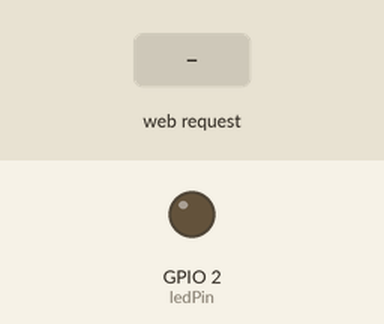
Bench run of a sketch on a simulated ESP32. Parts: output pins drawn as LEDs (lit = HIGH). The test bench sets the inputs (shaded band). WiFi joins after 1.5 s; servers stay silent unless stated; what the sketch prints to the serial monitor is not drawn.

Above: at 2.7 s.
2.8 s: HTTP request GET /set?bright=1 received
At 4.0 s:
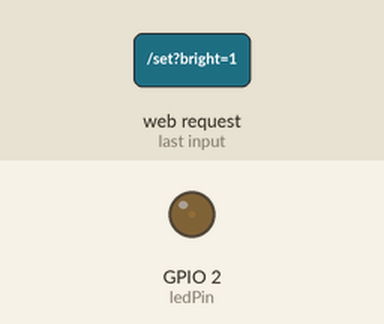
4.3 s: HTTP request GET /set?bright=120 received
At 5.3 s:
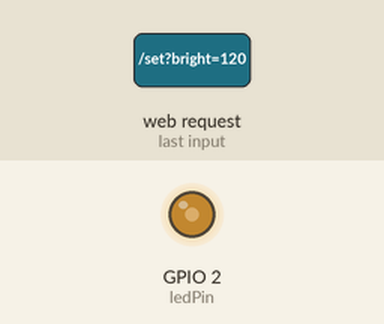
Timing chart, 0 to 7.3 s (numbered marks = the images above; inputs shaded):
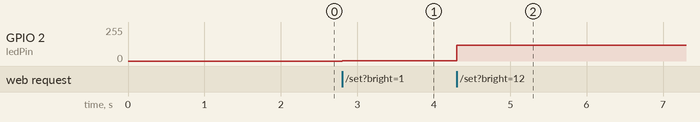

Measured:
- after the input at 2.8 s, GPIO 2 (ledPin): 0/255 → 1/255 at once
- after the input at 4.3 s, GPIO 2 (ledPin): 1/255 → 120/255 at once

The sketch:

ex07.ino
```cpp
#include <WiFi.h>
#include <WebServer.h>

// ========== WiFi配置（已按你提供信息填好） ==========
const char* ssid     = "X100s";
const char* password = "12345679";

// ========== 引脚与服务器定义 ==========
const int ledPin = 2;
WebServer server(80); // 开启80端口网页服务

// 存储滑动条传递的亮度值 0~255
int ledBright = 0;

// ========== 网页HTML页面（含滑动条+JS） ==========
String htmlPage = R"HTML(
<!DOCTYPE html>
<html lang="zh-CN">
<head>
    <meta charset="UTF-8">
    <title>ESP32 网页无极调光</title>
    <style>
        body {text-align:center; font-size:24px; margin-top:100px;}
        .slider {width:80%; height:30px; margin:40px 0;}
        #showVal {color:#ff4400; font-weight:bold; font-size:32px;}
    </style>
</head>
<body>
    <h2>LED亮度滑动调节</h2>
    <input type="range" class="slider" id="brightSlider" min="0" max="255" value="0">
    <p>当前亮度值：<span id="showVal">0</span></p>

    <script>
        // 获取滑动条与显示文本
        const slider = document.getElementById("brightSlider");
        const valText = document.getElementById("showVal");

        // 监听滑动条拖动事件
        slider.addEventListener("input", function(){
            let val = this.value;
            valText.innerText = val;
            // fetch发送GET请求到ESP32地址，携带亮度参数
            fetch(`/set?bright=${val}`);
        });
    </script>
</body>
</html>
)HTML";

// ========== 网页路由处理函数 ==========
// 主页路由：返回带滑动条的HTML页面
void handleRoot() {
  server.send(200, "text/html", htmlPage);
}

// 调光路由：解析URL参数bright，更新LED亮度
void handleSetBright() {
  if(server.hasArg("bright")){
    // 提取URL里的亮度数字，转为整型
    ledBright = server.arg("bright").toInt();
    // 限制范围0~255，防止越界
    ledBright = constrain(ledBright, 0, 255);
    analogWrite(ledPin, ledBright);
  }
  // 刷新页面，保持滑动条状态
  server.sendHeader("Location", "/");
  server.send(302);
}

void setup() {
  Serial.begin(115200);
  pinMode(ledPin, OUTPUT);
  analogWrite(ledPin, ledBright);

  // 1. 连接WiFi
  Serial.print("连接WiFi: ");
  Serial.println(ssid);
  WiFi.begin(ssid, password);
  while (WiFi.status() != WL_CONNECTED) {
    delay(500);
    Serial.print(".");
  }
  Serial.println("\nWiFi连接成功！");
  Serial.print("ESP32网页访问地址：");
  Serial.println(WiFi.localIP()); // 打印访问IP，浏览器输入此地址

  // 2. 注册网页路由
  server.on("/", handleRoot);
  server.on("/set", handleSetBright);

  // 3. 启动网页服务器
  server.begin();
  Serial.println("Web调光服务器运行中");
}

void loop() {
  server.handleClient(); // 持续监听浏览器请求
}
```
